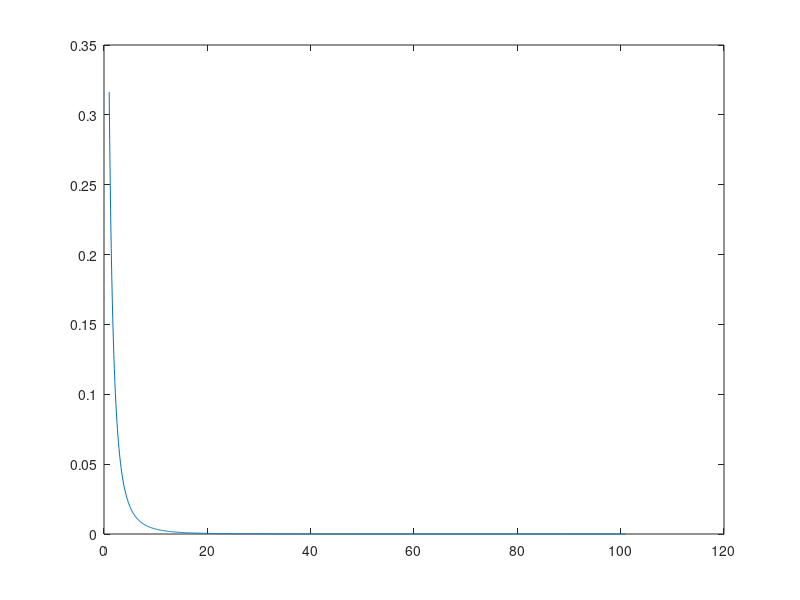
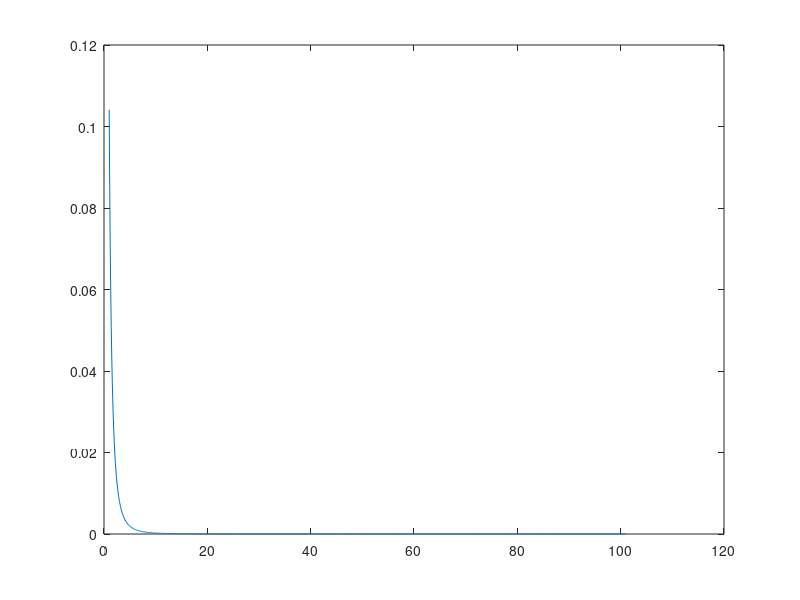
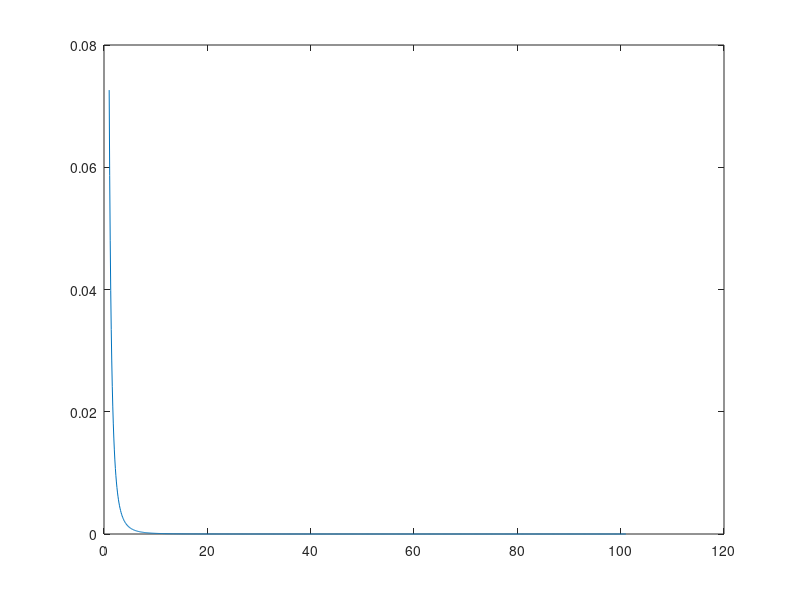
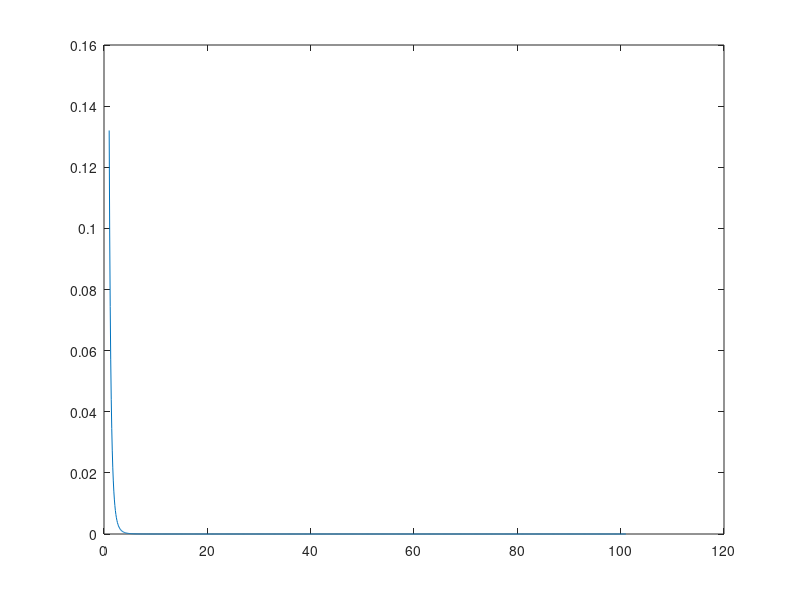

These figures' MATLAB source, in order:
clc;
clear all;

fileID = fopen('dimapurx.txt','r');
x= fscanf(fileID,'%f %f\n',[1,Inf]);
x=x';
fclose(fileID);

fileID = fopen('dimapury.txt','r');
y= fscanf(fileID,'%f %f\n',[1,Inf]);
y=y';
fclose(fileID);

for i=1:8  
    for j=1:2000
        tx(j)=x((2000*(i-1))+j);
        ty(j)=y((2000*(i-1))+j);
    end
    figure,plot(tx,ty);
end